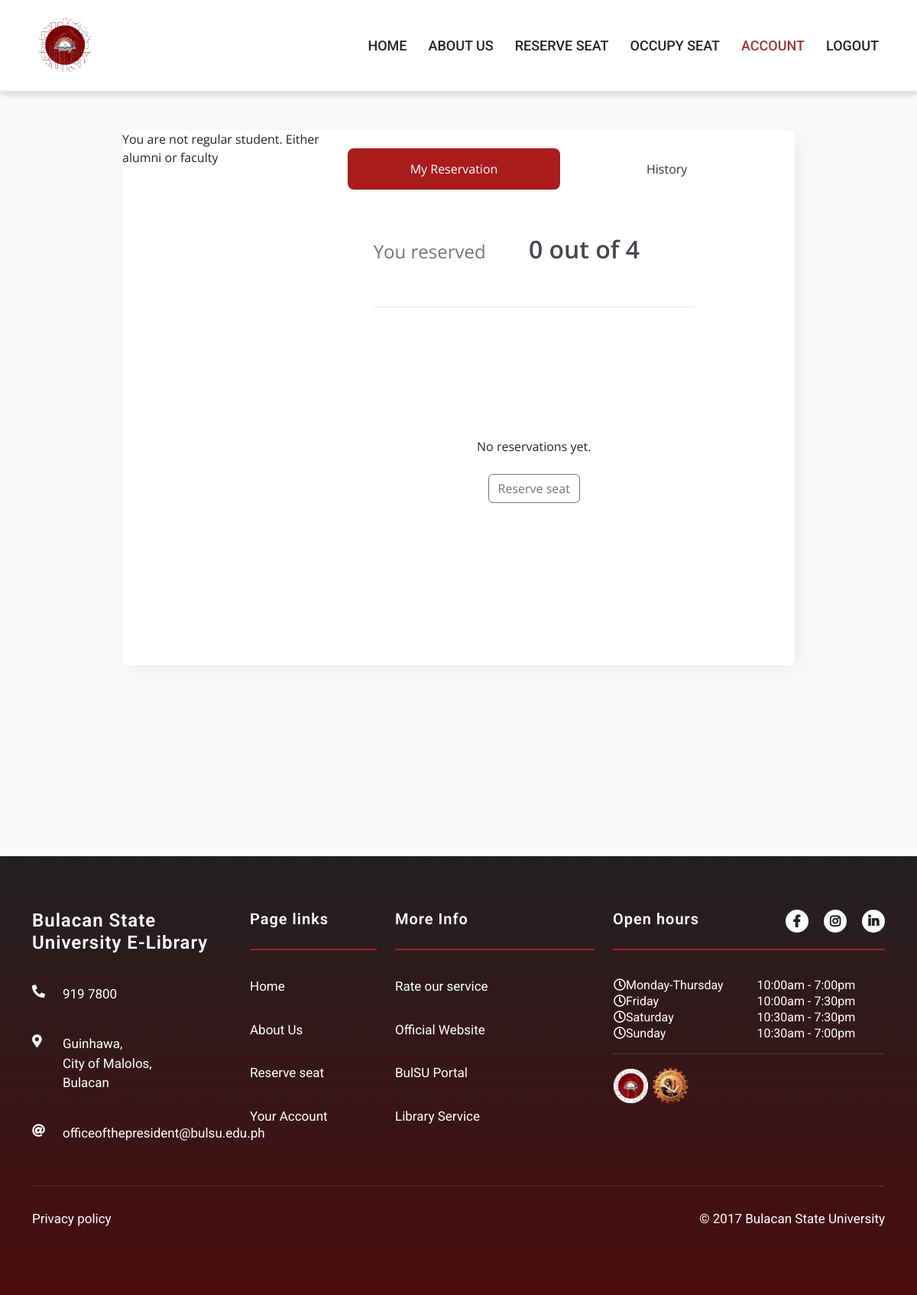
The app's page /profile.php (signed in), older data.
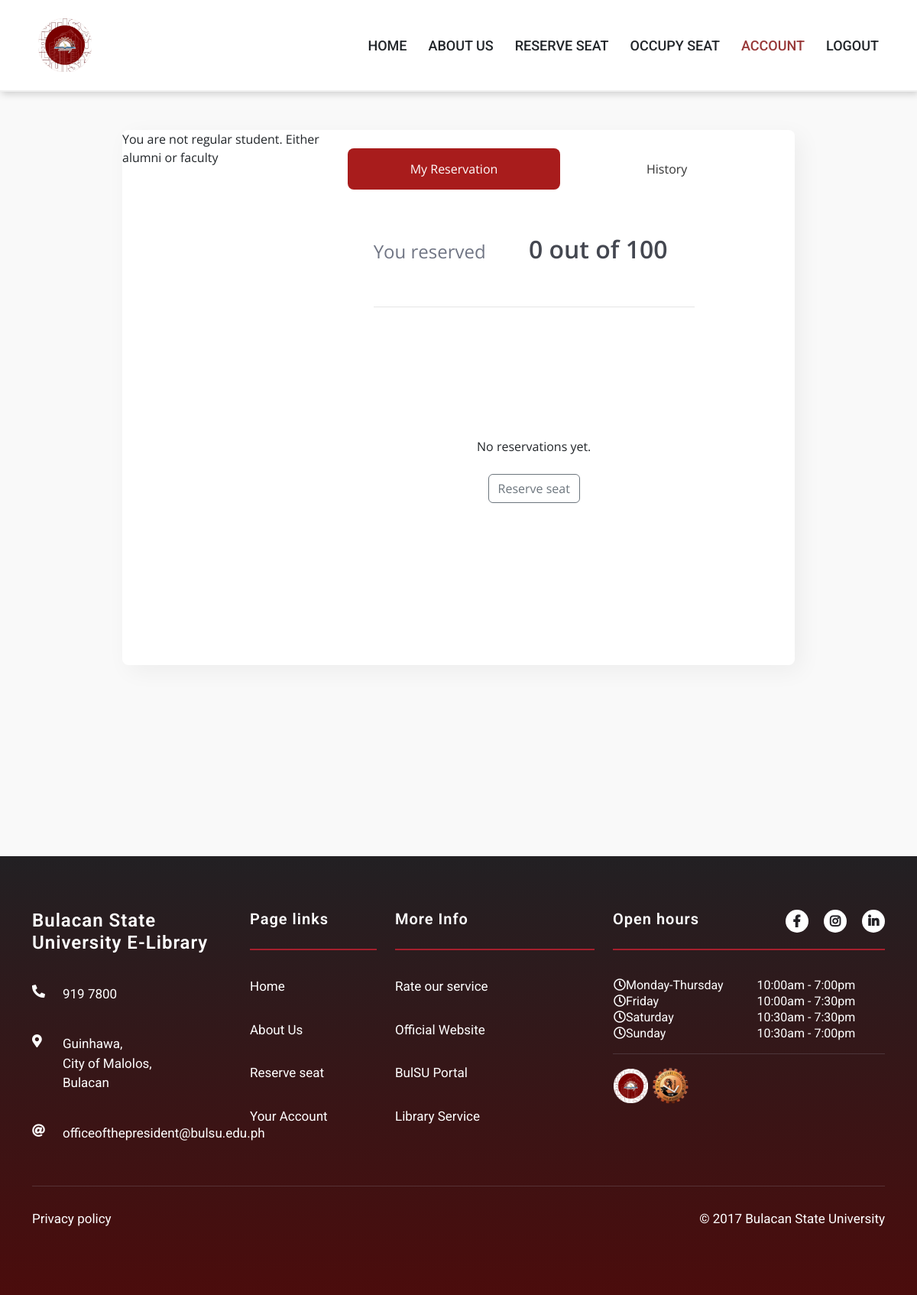
The same page, newer data.
### tables this page shows
CREATE TABLE `settings` (
  `settings_id` int(11) NOT NULL,
  `reservation` tinyint(1) DEFAULT NULL,
  `minDuration` int(11) DEFAULT NULL,
  `maxDuration` int(11) DEFAULT NULL,
  `reservePerDay` int(11) NOT NULL,
  `start_hour` time NOT NULL,
  `end_hour` time NOT NULL,
  `disabled_dates` text DEFAULT NULL
);

### php/profile_tab1.php (the view, shortened to what this page needs)
<div class="reservations-wrapper">
    <h2>
        You reserved
        <?php
        $count_query = "SELECT COUNT(*) AS reservation_count FROM reservation WHERE user_id = '{$_SESSION['user_id']}' AND date >= CURDATE()";
        $count_result = mysqli_query($conn, $count_query);
        $count_row = mysqli_fetch_assoc($count_result);
        $reservation_count = $count_row['reservation_count'];
        $settings_query = "SELECT reservePerDay FROM settings WHERE settings_id = '1'";
        $settings_result = mysqli_query($conn, $settings_query);
        $settings_row = mysqli_fetch_assoc($settings_result);
        $reservePerDay = $settings_row['reservePerDay'];
        echo "<span class='total-reservation'>{$reservation_count} out of {$reservePerDay}</span>";
        ?>
    </h2>
    <div class="reservations">
        <?php
        $query = "SELECT * FROM reservation WHERE user_id = '{$_SESSION['user_id']}' AND date >= CURDATE()  ORDER BY reservation_id DESC LIMIT {$reservePerDay}";
        $result = mysqli_query($conn, $query);
        if (mysqli_num_rows($result) > 0) {
            while ($row = mysqli_fetch_assoc($result)) {
                $seat_id = $row['seat_id'];
                $date = date('F j, Y', strtotime($row['date']));
                $start_time = date('h:i A', strtotime($row['start_time']));
                $end_time = date('h:i A', strtotime($row['end_time']));
                $seat_query = "SELECT * FROM seat WHERE seat_id = '$seat_id'";
                $seat_result = mysqli_query($conn, $seat_query);
                $seat_row = mysqli_fetch_assoc($seat_result);
                $seat_number = $seat_row['seat_number'];
                echo "<div class='row'><div class='col-6'>";
                echo "<h3>Seat {$seat_number}</h3>";
                echo "<p><ion-icon name='time-outline'></ion-icon> {$start_time} - {$end_time}<br>";
                echo "<ion-icon name='calendar-outline'></ion-icon> {$date}</p></div>";
                echo "<div class='col'>";
                echo "<a href='receipt.php?reservation_id={$row['reservation_id']}' class='btn btn-danger btn-sm'>View Details</a>&nbsp";
                $reservation_id = $row['reservation_id'];
                $sql_check_history = "SELECT COUNT(*) AS history_count FROM history WHERE reservation_id = $reservation_id";
                $result_check_history = $conn->query($sql_check_history);
                $sql_check_occupy = "SELECT COUNT(*) AS occupy_count FROM occupy WHERE reservation_id = $reservation_id";
                $result_check_occupy = $conn->query($sql_check_occupy);
                if ($result_check_occupy && $result_check_history) {
                    $row_check_history = $result_check_history->fetch_assoc();
                    $history_count = $row_check_history['history_count'];
                    $row_check_occupy = $result_check_occupy->fetch_assoc();
                    $occupy_count = $row_check_occupy['occupy_count'];
                    if ($history_count > 0) {
                        echo "<small class='text-success'>Completed</small>";
                    }
                    elseif ($occupy_count > 0) {
                        echo "<small class='text-warning' onclick='return false;' disabled>Occupying</small>";
                    }
                    else {
                        echo "<a href='#' class='btn text-danger btn-sm' onclick='confirmDelete({$row['reservation_id']}); return false;'>Cancel</a>";
                    }
                } else {
                    echo "Error: " . $conn->error;
                }
                echo "</div>";
                echo "</div>";
                echo "<br><br>";
            }
        } else {
            echo "<center> <br> <br> <br> <br> <br>No reservations yet. <br><br><a class='btn btn-outline-secondary 'href='reserve.php'>Reserve seat</a></center>";
        }
        ?>
    </div>
</div>

Row changes from the older to the newer data that the page shows:
changed settings: reservePerDay "4" → "100"
